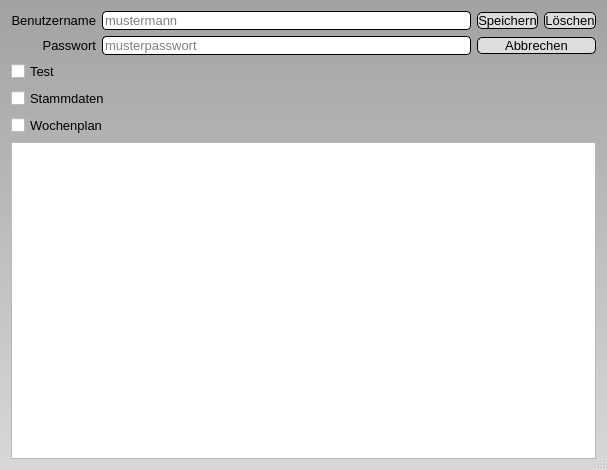
<?xml version="1.0" encoding="UTF-8"?>
<ui version="4.0">
 <class>Dialog</class>
 <widget class="QDialog" name="Dialog">
  <property name="geometry">
   <rect>
    <x>0</x>
    <y>0</y>
    <width>607</width>
    <height>470</height>
   </rect>
  </property>
  <property name="focusPolicy">
   <enum>Qt::NoFocus</enum>
  </property>
  <property name="windowTitle">
   <string>Nutzerverwaltung</string>
  </property>
  <property name="autoFillBackground">
   <bool>false</bool>
  </property>
  <property name="styleSheet">
   <string notr="true">QPushButton:hover {
	border-width: 2px;
}
QPushButton:focus {
	border-width: 2px;
}
QPushButton{
border-style: outset;
border-width: 1px;
border-color: black;
background-color: #DDDDDD;
border-radius:5px;
}
QLineEdit{
border-style: outset;
border-width: 1px;
border-color: black;
background-color: #FFFFFF;
border-radius:4px;
}
QDialog{
background-color: qlineargradient(spread:pad, x1:1, y1:1, x2:1, y2:0, stop:0 rgba(216, 216, 216, 255), stop:1 rgba(162, 162, 162, 255))
}

</string>
  </property>
  <property name="sizeGripEnabled">
   <bool>true</bool>
  </property>
  <property name="modal">
   <bool>false</bool>
  </property>
  <layout class="QGridLayout" name="gridLayout">
   <item row="0" column="2">
    <widget class="QPushButton" name="btnSpeichern">
     <property name="font">
      <font>
       <pointsize>10</pointsize>
      </font>
     </property>
     <property name="text">
      <string>Speichern</string>
     </property>
     <property name="icon">
      <iconset>
       <normaloff>_Symbole/UsedSymbols/save_3621.ico</normaloff>_Symbole/UsedSymbols/save_3621.ico</iconset>
     </property>
     <property name="checkable">
      <bool>false</bool>
     </property>
    </widget>
   </item>
   <item row="0" column="1">
    <widget class="QLineEdit" name="leBenutzername">
     <property name="font">
      <font>
       <pointsize>10</pointsize>
      </font>
     </property>
     <property name="frame">
      <bool>false</bool>
     </property>
     <property name="placeholderText">
      <string>mustermann</string>
     </property>
    </widget>
   </item>
   <item row="1" column="2" colspan="2">
    <widget class="QPushButton" name="btnAbbrechen">
     <property name="font">
      <font>
       <pointsize>10</pointsize>
      </font>
     </property>
     <property name="text">
      <string>Abbrechen</string>
     </property>
     <property name="icon">
      <iconset>
       <normaloff>_Symbole/UsedSymbols/-clear_90704.ico</normaloff>_Symbole/UsedSymbols/-clear_90704.ico</iconset>
     </property>
    </widget>
   </item>
   <item row="2" column="0">
    <widget class="QCheckBox" name="cbAdmin">
     <property name="font">
      <font>
       <pointsize>10</pointsize>
      </font>
     </property>
     <property name="text">
      <string>Test</string>
     </property>
    </widget>
   </item>
   <item row="1" column="0">
    <widget class="QLabel" name="lblPasswort">
     <property name="font">
      <font>
       <pointsize>10</pointsize>
      </font>
     </property>
     <property name="layoutDirection">
      <enum>Qt::LeftToRight</enum>
     </property>
     <property name="styleSheet">
      <string notr="true"/>
     </property>
     <property name="text">
      <string>Passwort</string>
     </property>
     <property name="alignment">
      <set>Qt::AlignRight|Qt::AlignTrailing|Qt::AlignVCenter</set>
     </property>
    </widget>
   </item>
   <item row="0" column="3">
    <widget class="QPushButton" name="btnLoeschen">
     <property name="font">
      <font>
       <pointsize>10</pointsize>
      </font>
     </property>
     <property name="styleSheet">
      <string notr="true"/>
     </property>
     <property name="text">
      <string>Löschen</string>
     </property>
     <property name="icon">
      <iconset>
       <normaloff>_Symbole/UsedSymbols/seo-social-web-network-internet_262_icon-icons.com_61518.ico</normaloff>_Symbole/UsedSymbols/seo-social-web-network-internet_262_icon-icons.com_61518.ico</iconset>
     </property>
    </widget>
   </item>
   <item row="0" column="0">
    <widget class="QLabel" name="lblBenutzername">
     <property name="font">
      <font>
       <pointsize>10</pointsize>
      </font>
     </property>
     <property name="text">
      <string>Benutzername</string>
     </property>
     <property name="alignment">
      <set>Qt::AlignRight|Qt::AlignTrailing|Qt::AlignVCenter</set>
     </property>
    </widget>
   </item>
   <item row="3" column="0" colspan="2">
    <widget class="QCheckBox" name="cbStammdaten">
     <property name="font">
      <font>
       <pointsize>10</pointsize>
      </font>
     </property>
     <property name="text">
      <string>Stammdaten</string>
     </property>
    </widget>
   </item>
   <item row="1" column="1">
    <widget class="QLineEdit" name="lePasswort">
     <property name="font">
      <font>
       <pointsize>10</pointsize>
      </font>
     </property>
     <property name="styleSheet">
      <string notr="true"/>
     </property>
     <property name="frame">
      <bool>false</bool>
     </property>
     <property name="placeholderText">
      <string>musterpasswort</string>
     </property>
    </widget>
   </item>
   <item row="4" column="0" colspan="2">
    <widget class="QCheckBox" name="cbWochenplan">
     <property name="font">
      <font>
       <pointsize>10</pointsize>
      </font>
     </property>
     <property name="text">
      <string>Wochenplan</string>
     </property>
    </widget>
   </item>
   <item row="5" column="0" colspan="4">
    <widget class="QTableWidget" name="table">
     <property name="focusPolicy">
      <enum>Qt::NoFocus</enum>
     </property>
     <property name="layoutDirection">
      <enum>Qt::LeftToRight</enum>
     </property>
     <property name="styleSheet">
      <string notr="true">
</string>
     </property>
     <property name="editTriggers">
      <set>QAbstractItemView::NoEditTriggers</set>
     </property>
     <property name="alternatingRowColors">
      <bool>true</bool>
     </property>
     <attribute name="verticalHeaderVisible">
      <bool>false</bool>
     </attribute>
    </widget>
   </item>
  </layout>
 </widget>
 <tabstops>
  <tabstop>leBenutzername</tabstop>
  <tabstop>lePasswort</tabstop>
  <tabstop>cbAdmin</tabstop>
  <tabstop>cbStammdaten</tabstop>
  <tabstop>cbWochenplan</tabstop>
 </tabstops>
 <resources/>
 <connections/>
</ui>
